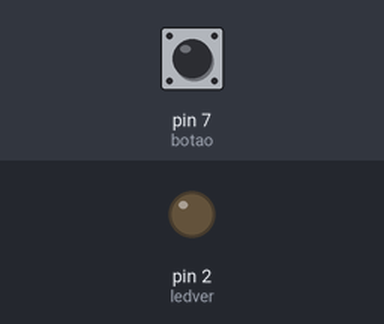
The sketch below on a simulated Arduino Uno, built with avr-gcc and run on an emulated ATmega328P. Shown: output pins drawn as LEDs (lit = HIGH). Inputs (shaded band) come from the test bench; at power-on: pin 7 (botao) LOW.

Above: at 1.2 s.
1.3 s: pin 7 (botao) pulled HIGH for 0.15 s
At 1.37 s:
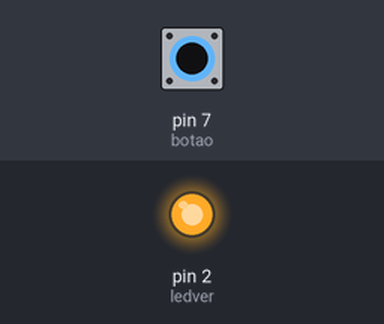
2.9 s: pin 7 (botao) pulled HIGH for 3.2 s
At 6.7 s:
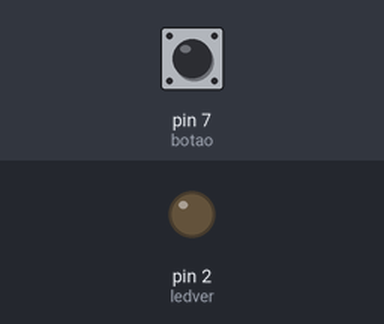
Timing chart, 0 to 8.2 s (numbered marks = the images above; inputs shaded):
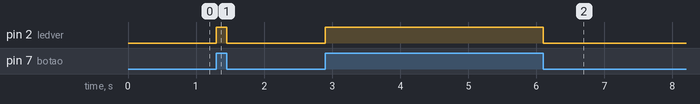

Measured:
- after the input at 1.3 s, pin 2 (ledver): LOW → HIGH at once, → LOW 0.15 s later
- after the input at 2.9 s, pin 2 (ledver): LOW → HIGH at once, → LOW 3.2 s later

The sketch:

button_led.ino
```cpp
#define botao 7
#define ledver 2


int botaoestado = 0;

void setup() {

  pinMode (botao, INPUT);
  pinMode (ledver, OUTPUT);

}

void loop() {

  botaoestado = digitalRead (botao);
  if (botaoestado == HIGH) {
      digitalWrite (ledver, HIGH);

  }

  else {
    digitalWrite (ledver, LOW);

  }


  }
```
